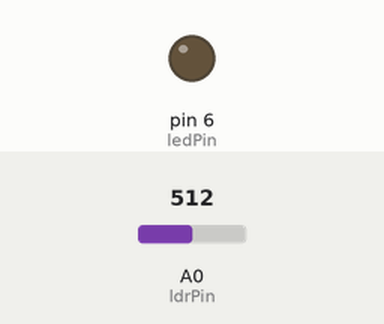
This sketch was run on a simulated Arduino Uno, built with avr-gcc and run on an emulated ATmega328P. Shown: output pins drawn as LEDs (lit = HIGH). The test bench sets the inputs (shaded band); at power-on: A0 (ldrPin) = 512.

Above: at 1.2 s.
1.3 s: A0 (ldrPin) set to 590
2.8 s: A0 (ldrPin) set to 615
At 3.9 s:
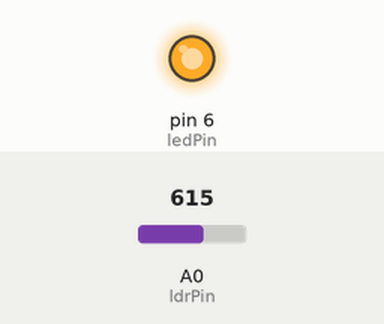
4.5 s: A0 (ldrPin) set to 511
At 5.1 s:
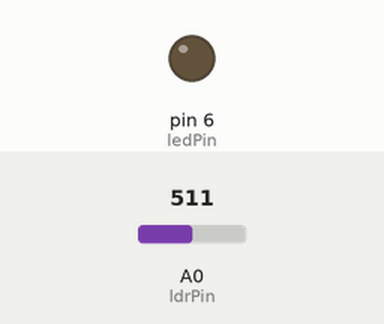
6.0 s: A0 (ldrPin) set to 610
At 6.4 s:
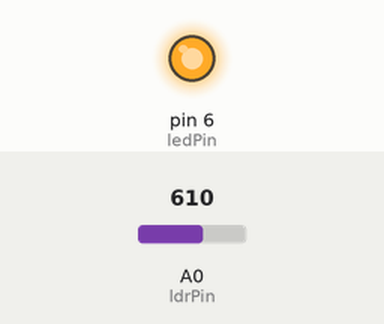
Timing chart, 0 to 8.5 s (numbered marks = the images above; inputs shaded):
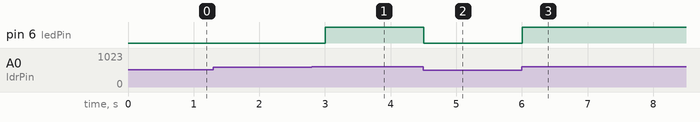

Measured:
- the behaviour switches between 600 and 601 on A0 (ldrPin) (found by bisection; images 0 and 1)
- after the input at 1.3 s, every drawn part: stays the same
- after the input at 2.8 s, pin 6 (ledPin): LOW → HIGH after 0.20 s
- after the input at 4.5 s, pin 6 (ledPin): HIGH → LOW at once
- after the input at 6.0 s, pin 6 (ledPin): LOW → HIGH at once

The sketch:

Ldr_Kullanimi.ino
```cpp
int ldrPin = A0;
int ldrDeger;
int ledPin = 6;

void setup() {
  pinMode(ledPin, OUTPUT);
  pinMode(ldrPin, INPUT);

}

void loop() {
  ldrDeger = analogRead(ldrPin);
  Serial.println(ldrDeger);

  if (ldrDeger > 600) {
    digitalWrite(ledPin, HIGH);

  } else {
    digitalWrite(ledPin, LOW);


  }
  delay(250);

}
```
